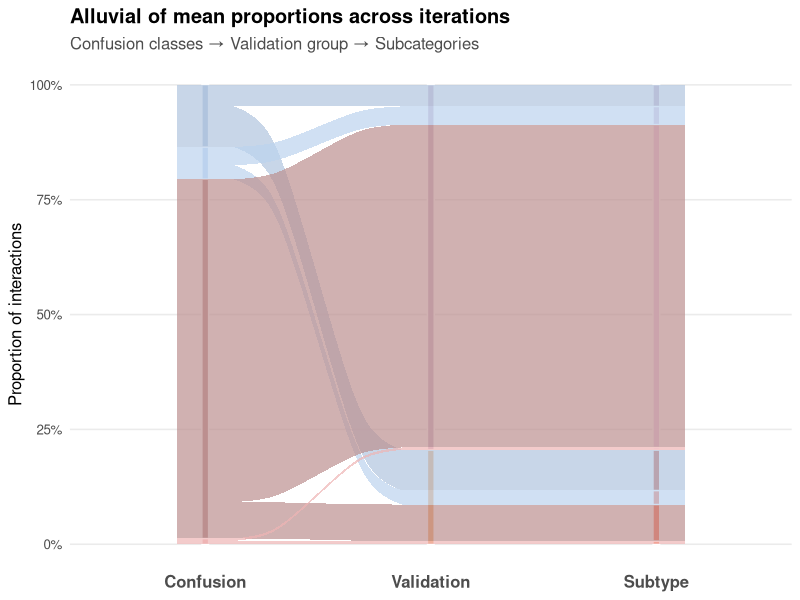
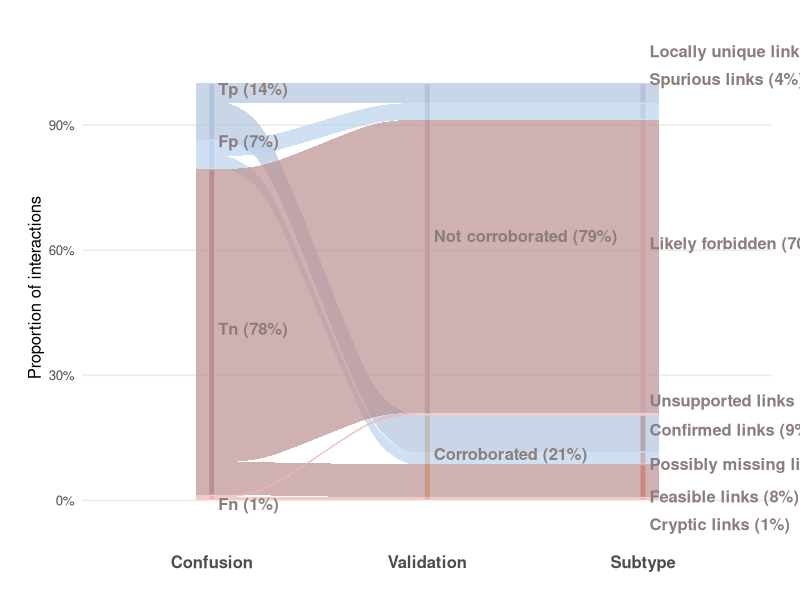
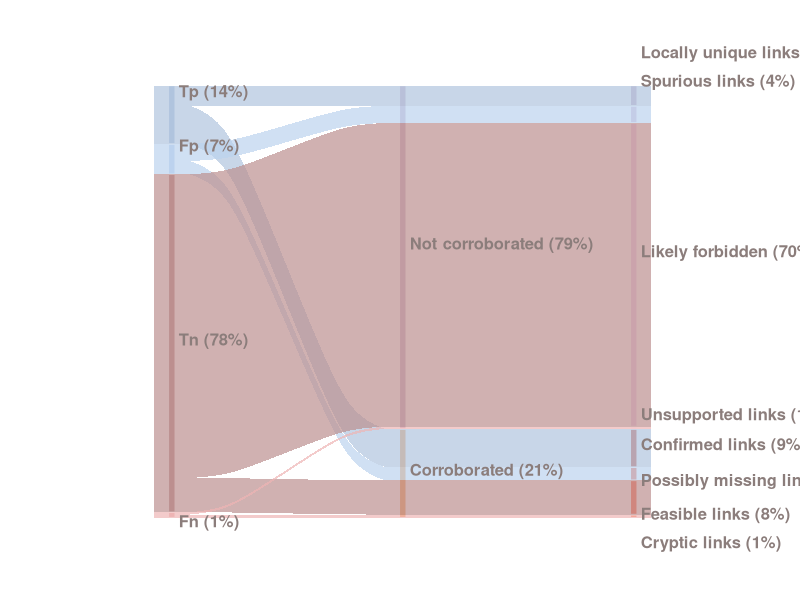
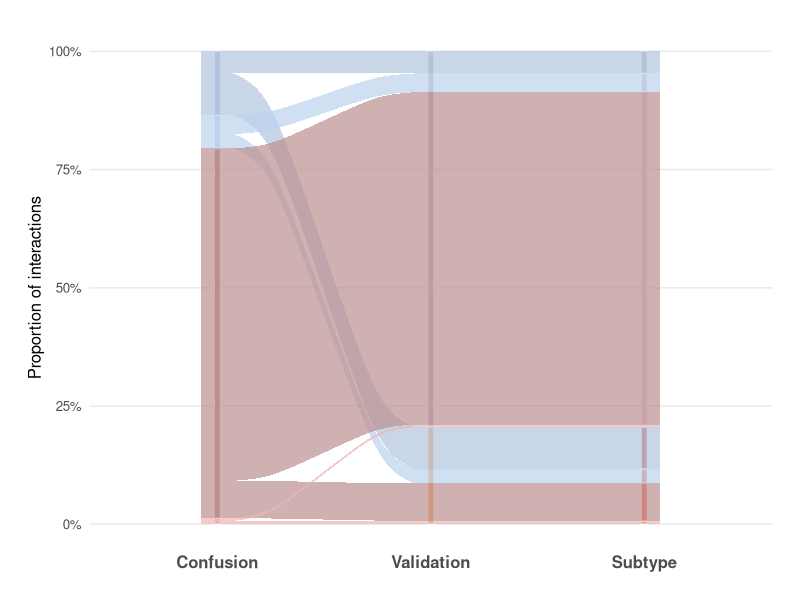
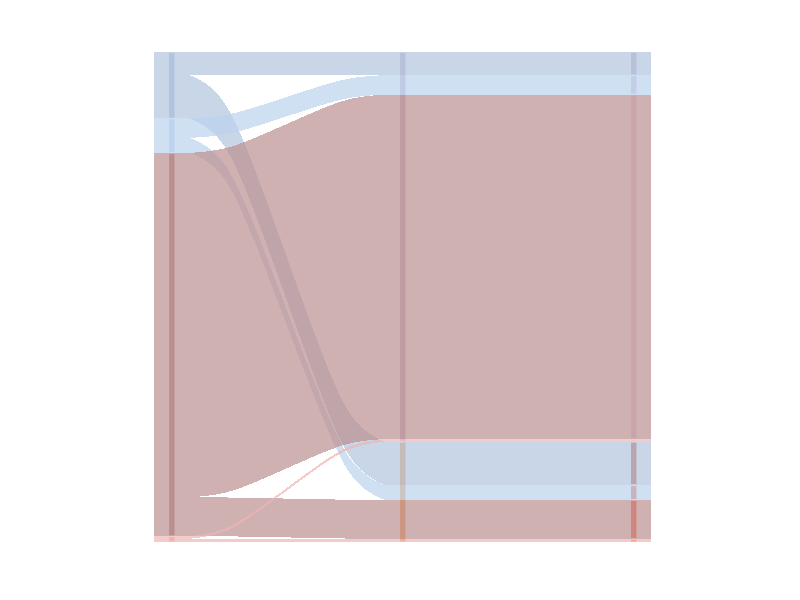

Generate these figures, in order, with R:
# ---- cross method analysis ----
# here we corroborate predictions produced by Barry's application using data from the 
# same plant-frugivore network in Spain that was samples using two different 
# methods.

library(dplyr)
library(readr)
library(tibble)
library(tidyr)
library(stringr)
library(ggplot2)
library(ggalluvial)
library(scales)

# remove 20% of the same links in two methods, maybe repeat 50 times 

setwd("~/Documents/github/LP_validation/results/cross_method_results")

# read the two prediction tables. i tried 2 versions: predicting with 20% and 40% link withholding.
mist_nets <- read_csv("hr_mn_40per_prediction_results.csv", show_col_types = FALSE) %>%
  mutate(method = "mist_nets") # m1

observations <- read_csv("hr_obs_40per_prediction_results.csv", show_col_types = FALSE) %>%
  mutate(method = "observations") # m2

## ---- finding missing links using cross-method corroboration ----
# find interactions that are FP in method1 but TP in method2
# the problem is that it's not consistent
fp_to_tp <- mist_nets %>%
  select(higher_level, lower_level, confusion, probability, classification, ground_truth, link) %>%
  rename(confusion_m1 = confusion,
         probability_m1 = probability,
         classification_m1 = classification,
         ground_truth_m1 = ground_truth,
         link_m1 = link) %>%
  inner_join(
    observations %>%
      select(higher_level, lower_level, confusion, probability, classification, ground_truth, link) %>%
      rename(confusion_m2 = confusion,
             probability_m2 = probability,
             classification_m2 = classification,
             ground_truth_m2 = ground_truth,
             link_m2 = link),
    by = c("higher_level", "lower_level")
  ) %>%
  filter(confusion_m1 == "FP", confusion_m2 == "TP")

fp_to_tp # 2 missing links found!
nrow(fp_to_tp)
# write_csv(fp_to_tp, "FP_in_mistnets_TP_in_observations_40per.csv")

# now vise versa
fp_to_tp2 <- observations %>%
  select(higher_level, lower_level, confusion, probability, classification, ground_truth, link) %>%
  rename(confusion_m2 = confusion,
         probability_m2 = probability,
         classification_m2 = classification,
         ground_truth_m2 = ground_truth,
         link_m2 = link) %>%
  inner_join(
    mist_nets %>%
      select(higher_level, lower_level, confusion, probability, classification, ground_truth, link) %>%
      rename(confusion_m1 = confusion,
             probability_m1 = probability,
             classification_m1 = classification,
             ground_truth_m1 = ground_truth,
             link_m1 = link),
    by = c("higher_level", "lower_level")
  ) %>%
  filter(confusion_m2 == "FP", confusion_m1 == "TP")

fp_to_tp2
nrow(fp_to_tp2) # additional missing links found!
# write_csv(fp_to_tp2, "FP_in_observations_TP_in_mistnets_40per.csv")

## ---- full alluvial analysis ----
# withhold the same 20% of links from the two networks
set.seed(42)

# # read matrices
# mistnets_matrix <- read_csv("hr_mn.csv", show_col_types = FALSE)
# observations_matrix <- read_csv("hr_obs.csv", show_col_types = FALSE)
# 
# # check their species are identical
# identical(rownames(mistnets_matrix), rownames(observations_matrix))
# identical(colnames(mistnets_matrix), colnames(observations_matrix))
# dim(mistnets_matrix)
# dim(observations_matrix)
# 
# # keep row names
# rownames(mistnets_matrix) <- mistnets_matrix$AASPECIES
# rownames(observations_matrix) <- observations_matrix$AASPECIES
# 
# mistnets_matrix <- mistnets_matrix %>% select(-AASPECIES)
# observations_matrix <- observations_matrix %>% select(-AASPECIES)
# 
# # find all existing links (non-zero)
# # logical matrix: TRUE only where both have a link
# common_links <- (mistnets_matrix > 0) & (observations_matrix > 0)
# 
# # convert to long format
# common_links_long <- as.data.frame(as.table(common_links)) %>%
#   filter(Freq) %>%
#   rename(
#     lower_level = Var1,
#     higher_level = Var2
#   )
# 
# # randomly select 20% of shared links
# set.seed(42)
# 
# n_remove <- ceiling(0.2 * nrow(common_links_long))
# 
# links_removed <- common_links_long %>%
#   slice_sample(n = n_remove)
# 
# # remove same links from both matrices
# mistnets_removed <- mistnets_matrix
# observations_removed <- observations_matrix
# 
# for (i in seq_len(nrow(links_removed))) {
#   mistnets_removed[
#     links_removed$lower_level[i],
#     links_removed$higher_level[i]
#   ] <- 0
#   
#   observations_removed[
#     links_removed$lower_level[i],
#     links_removed$higher_level[i]
#   ] <- 0
# }

## ---- no link withholding ----
mist_nets_predictions <- read_csv("hr_mn_no_withholding_prediction_results.csv", show_col_types = FALSE)
observation_predictions <- read_csv("hr_obs_no_withholding_prediction_results.csv", show_col_types = FALSE)

mist_nets_predictions <- mist_nets_predictions %>% mutate(method = "method1")
observation_predictions <- observation_predictions %>% mutate(method = "method2")

df_all <- bind_rows(mist_nets_predictions, observation_predictions) %>%
  mutate(
    interaction_id = paste(higher_level, lower_level, sep = "___")
  )

# compute “observation across methods” flags
obs_counts <- df_all %>%
  group_by(interaction_id) %>%
  summarise(
    n_obs_total = sum(ground_truth == 1),
    .groups = "drop"
  )

# flag links per method
df_flagged <- df_all %>%
  left_join(obs_counts, by = "interaction_id") %>%
  mutate(
    original_binary = ground_truth,
    predicted_bin   = classification,
    
    is_all_zero   = n_obs_total == 0,
    is_unique     = n_obs_total == 1,
    is_shared     = n_obs_total >= 2,  # with 2 methods, this means == 2
    obs_elsewhere = (n_obs_total - (original_binary == 1)) >= 1,
    
    validation = ifelse(obs_elsewhere, "Corroborated", "Not corroborated")
  )

# classify links
df_categorized <- df_flagged %>%
  mutate(
    link_category = case_when(
      # observed in only this method
      is_unique   & original_binary == 1 & predicted_bin == 1 ~ "locally_unique_links", # method specific links
      is_unique   & original_binary == 1 & predicted_bin == 0 ~ "unsupported_links",
      
      # observed in both methods
      is_shared   & original_binary == 1 & predicted_bin == 1 ~ "confirmed_links", # recurrent
      is_shared   & original_binary == 1 & predicted_bin == 0 ~ "cryptic_links",
      
      # observed nowhere
      is_all_zero & original_binary == 0 & predicted_bin == 0 ~ "likely_forbidden",
      is_all_zero & original_binary == 0 & predicted_bin == 1 ~ "spurious_links",
      
      # observed in the other method only
      obs_elsewhere & original_binary == 0 & predicted_bin == 0 ~ "feasible_links",
      obs_elsewhere & original_binary == 0 & predicted_bin == 1 ~ "possibly_missing_links",
      
      TRUE ~ "unclassified"
    )
  ) 

# add evaluation classes
df_categorized <- df_categorized %>%
  mutate(
    confusion = case_when(
      original_binary == 1 & predicted_bin == 1 ~ "TP",
      original_binary == 1 & predicted_bin == 0 ~ "FN",
      original_binary == 0 & predicted_bin == 1 ~ "FP",
      original_binary == 0 & predicted_bin == 0 ~ "TN",
      TRUE ~ "UNK"
    )
  )

# summary table for plot
summary_tbl <- df_categorized %>%
  filter(link_category != "unclassified", confusion != "UNK") %>%
  count(method, confusion, validation, link_category, name = "value")

## ---- alluvial plot ----
# make an alluvial plot
method_to_plot <- "method2"  # we can change to "method2"

summary_tbl1 <- summary_tbl %>%
  filter(method == method_to_plot)

cat_means <- summary_tbl %>%
  filter(method == method_to_plot) %>%
  group_by(link_category) %>%
  summarise(value = sum(value), .groups = "drop") %>%
  tibble::deframe()   # named vector: names are link_category

# a helper for the plot
get_mean <- function(nm) if (nm %in% names(cat_means)) unname(cat_means[[nm]]) else 0

# set flows
flows_tbl <- summary_tbl1 %>%
  mutate(
    L1 = confusion,
    L2 = validation,
    L3 = link_category
  ) %>%
  select(method, L1, L2, L3, value) %>%
  group_by(method, L1, L2, L3) %>%
  summarise(value = sum(value), .groups = "drop") %>%
  group_by(method) %>%
  mutate(
    total_confusion = sum(value),
    prop = ifelse(total_confusion > 0, value / total_confusion, 0),
    alluvium_id = paste(L1, L3, sep = "⟂")
  ) %>%
  ungroup()

# Aesthetics — tweak these as you like
col_confusion <- c(
  "TP"="lightsteelblue","FP"="lightsteelblue2","TN"="rosybrown","FN"="rosybrown2"
)
col_validation <- c(
  "Corroborated"="sandybrown","Not corroborated"="thistle3"
)
col_subcats <- c(
  "confirmed_links"="coral3","locally_unique_links"="thistle3",
  "cryptic_links"="coral","unsupported_links"="thistle1",
  "possibly_missing_links"="coral2","spurious_links"="thistle",
  "feasible_links"="coral1","likely_forbidden"="thistle2"
)
stratum_fill <- c(col_confusion, col_validation, col_subcats)

flow_alpha <- 0.7     # flow transparency
flow_colour <- NA      # outline color for flows; e.g., "grey30" to draw borders
stratum_label_size <- 4

# Choose whether to plot mean counts or proportions:
metric <- "prop"  # set to "value" for raw mean counts

# Prepare "lodes" format for 3 axes and KEEP alluvium_id
flows_long <- flows_tbl %>%
  select(L1, L2, L3, value, prop, alluvium_id) %>%
  pivot_longer(cols = c(L1, L2, L3),
               names_to = "axis", values_to = "stratum") %>%
  mutate(
    axis = recode(axis, L1="Confusion", L2="Validation", L3="Subtype"),
    axis = factor(axis, levels = c("Confusion","Validation","Subtype"))
  )

# Pretty labels for strata
stratum_labeller <- function(x) {
  x %>% str_replace_all("_", " ") %>% str_to_sentence()
}

## -------- choose your orders here --------
order_confusion  <- c("TP", "FP", "TN", "FN")                 # LEFT column order
order_validation <- c("Not corroborated", "Corroborated") # MIDDLE column order
order_subtypes   <- c(                                       # RIGHT column order
  "locally_unique_links", "spurious_links",
  "likely_forbidden", "unsupported_links",
  "confirmed_links", "possibly_missing_links",
  "feasible_links", "cryptic_links"
)

# Rebuild flows_long with your custom orders applied
flows_long <- flows_tbl %>%
  select(L1, L2, L3, value, prop, alluvium_id) %>%
  tidyr::pivot_longer(c(L1, L2, L3), names_to = "axis", values_to = "stratum") %>%
  dplyr::mutate(
    axis = dplyr::recode(axis, L1 = "Confusion", L2 = "Validation", L3 = "Subtype"),
    # make stratum a factor with the order you chose, depending on axis
    stratum = dplyr::case_when(
      axis == "Confusion"  ~ factor(stratum, levels = order_confusion),
      axis == "Validation" ~ factor(stratum, levels = order_validation),
      axis == "Subtype"    ~ factor(stratum, levels = order_subtypes),
      TRUE ~ factor(stratum)
    ),
    # also lock the axis order (left -> middle -> right)
    axis = factor(axis, levels = c("Confusion", "Validation", "Subtype"))
  )

gg <- ggplot(
  flows_long,
  aes(x = axis,
      stratum = stratum,
      alluvium = alluvium_id,
      y = .data[[metric]],
      fill = stratum)
) +
  geom_stratum(width = 0.03, color = "white") +
  geom_alluvium(color = flow_colour, alpha = flow_alpha, width = 0.25) +
  scale_fill_manual(values = stratum_fill, guide = "none") +
  scale_y_continuous(labels = if (metric=="prop") percent_format(accuracy = 1) else label_number_si()) +
  labs(
    title = if (metric=="prop") "Alluvial of mean proportions across iterations"
    else "Alluvial of mean counts across iterations",
    subtitle = "Confusion classes → Validation group → Subcategories",
    x = NULL, y = if (metric=="prop") "Proportion of interactions" else "Mean count"
  ) +
  theme_minimal(base_size = 12) +
  theme(
    panel.grid.major.x = element_blank(),
    panel.grid.minor = element_blank(),
    axis.text.x = element_text(size = 12, face = "bold"),
    plot.title = element_text(face = "bold"),
    plot.subtitle = element_text(color = "grey30")
  )

gg

bg_col <- "white"   # or "#F7F4EF" or whatever your panel background is

gg <- ggplot(
  flows_long,
  aes(x = axis,
      stratum = stratum,
      alluvium = alluvium_id,
      y = .data[[metric]],
      fill = stratum)
) +
  # 2) Wide "mask" strata: same width as flows, fill = background,
  #    so they trim the flows exactly at the axis
  geom_stratum(
    width  = 0.02,
    color  = NA,
    fill   = bg_col,
    alpha  = 1
  ) +
  
  # 3) Narrow visible strata on top
  geom_stratum(
    width = 0.03,
    color = "white"
  ) +
  # 1) Flows first
  geom_alluvium(
    color = flow_colour,
    alpha = flow_alpha,
    width = 0.15,
    knot.pos = 0.2
  ) +
  
  scale_fill_manual(values = stratum_fill, guide = "none") +
  scale_y_continuous(
    labels = if (metric == "prop") percent_format(accuracy = 1)
    else label_number_si()
  ) +
  labs(
    title    = if (metric=="prop") "Alluvial of mean proportions across iterations"
    else "Alluvial of mean counts across iterations",
    subtitle = "Confusion classes → Validation group → Subcategories",
    x = NULL,
    y = if (metric=="prop") "Proportion of interactions" else "Mean count"
  ) +
  theme_minimal(base_size = 12) +
  theme(
    panel.grid.major.x = element_blank(),
    panel.grid.minor   = element_blank(),
    axis.text.x        = element_text(size = 12, face = "bold"),
    plot.title         = element_text(face = "bold"),
    plot.subtitle      = element_text(color = "grey30")
  )


# totals per stratum (for % text)
stratum_totals <- flows_long %>%
  dplyr::group_by(axis, stratum) %>%
  dplyr::summarise(val = sum(.data[[metric]]), .groups = "drop") %>%
  dplyr::mutate(stratum_chr = as.character(stratum))

# build one hidden stratum layer to grab box geometry (same width as above: 0.25)
tmp_build <- ggplot_build(
  ggplot(flows_long,
         aes(x = axis, stratum = stratum, alluvium = alluvium_id, y = .data[[metric]])) +
    geom_stratum(width = 0.03, color = NA)
)

geo <- as.data.frame(tmp_build$data[[1]])
ax_levels <- levels(flows_long$axis)

# midpoints and axis name for each stratum box
label_geom <- geo %>%
  dplyr::transmute(
    x_mid       = (xmin + xmax)/2,
    y_mid       = (ymin + ymax)/2,
    stratum_chr = as.character(stratum),
    axis        = ax_levels[pmax(1, pmin(length(ax_levels), round((xmin + xmax)/2)))]
  )

# join values + geometry, build the two-line label strings
label_df <- dplyr::left_join(
  stratum_totals,
  label_geom,
  by = c("axis","stratum_chr")
) %>%
  dplyr::mutate(
    name_txt = stratum_chr %>% stringr::str_replace_all("_"," ") %>% stringr::str_to_sentence(),
    pct_txt  = if (metric == "prop") scales::percent(val, accuracy = 1)
    else scales::label_number_si()(val)
  )

# tweakable label settings
label_nudge_x   <- 0.03                                 # push labels to the right of each box
label_nudge_y   <- 0.05  
y_off           <- 0.5 * diff(range(flows_long[[metric]], na.rm = TRUE))  # vertical gap for % line
name_size       <- 4.2
pct_size        <- 3.6
font_family     <- ""                                     # "" = default device font
label_color_map <- c("Confusion"="mistyrose4","Validation"="mistyrose4","Subtype"="mistyrose4")

label_df <- label_df %>%
  mutate(
    label_final = paste0(name_txt, " (", pct_txt, ")")
  )

gg <- gg +
  geom_text(
    data = label_df,
    inherit.aes = FALSE,
    aes(x = x_mid + label_nudge_x, y = y_mid, label = label_final, color = axis),
    fontface = "bold",
    size = name_size,
    family = font_family,
    hjust = 0
  ) +
  scale_color_manual(values = label_color_map, guide = "none") +
  coord_cartesian(clip = "off")

gg <- ggplot(
  flows_long,
  aes(x = axis,
      stratum = stratum,
      alluvium = alluvium_id,
      y = .data[[metric]],
      fill = stratum)
) +
  # 2) Wide "mask" strata: same width as flows, fill = background,
  #    so they trim the flows exactly at the axis
  geom_stratum(
    width  = 0.02,
    color  = NA,
    fill   = bg_col,
    alpha  = 1
  ) +
  
  # 3) Narrow visible strata on top
  geom_stratum(
    width = 0.03,
    color = "white"
  ) +
  
  # 1) Flows
  geom_alluvium(
    color    = flow_colour,
    alpha    = flow_alpha,
    width    = 0.15,
    knot.pos = 0.2
  ) +
  
  scale_fill_manual(values = stratum_fill, guide = "none") +
  scale_y_continuous(
    labels = if (metric == "prop") percent_format(accuracy = 1)
    else label_number_si()
  ) +
  labs(
    title    = NULL,   # remove title
    subtitle = NULL,   # remove subtitle
    x = NULL,
    y = if (metric == "prop") "Proportion of interactions" else "Mean count"
  ) +
  theme_minimal(base_size = 12) +
  theme(
    panel.grid.major.x = element_blank(),
    panel.grid.minor   = element_blank(),
    axis.text.x        = element_text(size = 12, face = "bold"),
    plot.title         = element_text(face = "bold"),
    plot.subtitle      = element_text(color = "grey30")
  )

# range for vertical offsets
yr <- diff(range(flows_long[[metric]], na.rm = TRUE))

# total value per stratum per axis
stratum_totals <- flows_long %>%
  dplyr::group_by(axis, stratum) %>%
  dplyr::summarise(val = sum(.data[[metric]]), .groups = "drop") %>%
  dplyr::mutate(stratum_chr = as.character(stratum))

# build a hidden stratum layer to get box geometry
tmp_build <- ggplot_build(
  ggplot(flows_long,
         aes(x = axis,
             stratum = stratum,
             alluvium = alluvium_id,
             y = .data[[metric]])) +
    geom_stratum(width = 0.03, color = NA)
)

geo <- as.data.frame(tmp_build$data[[1]])
ax_levels <- levels(flows_long$axis)

# midpoints and axis name for each stratum box
label_geom <- geo %>%
  dplyr::transmute(
    x_mid       = (xmin + xmax)/2,
    y_mid       = (ymin + ymax)/2,
    stratum_chr = as.character(stratum),
    axis        = ax_levels[round(x)]  # map numeric x back to axis factor
  )

# join values + geometry, build label text and vertically stagger labels
label_df <- dplyr::left_join(
  stratum_totals,
  label_geom,
  by = c("axis", "stratum_chr")
) %>%
  dplyr::mutate(
    name_txt = stratum_chr %>%
      stringr::str_replace_all("_", " ") %>%
      stringr::str_to_sentence(),
    pct_txt  = if (metric == "prop") scales::percent(val, accuracy = 1)
    else scales::label_number_si()(val),
    label_final = paste0(name_txt, " (", pct_txt, ")")
  ) %>%
  dplyr::arrange(axis, y_mid) %>%
  dplyr::group_by(axis) %>%
  dplyr::mutate(
    # stagger labels within each axis to reduce overlap
    label_y = y_mid + (row_number() - mean(row_number())) * (0.033 * yr)
  ) %>%
  dplyr::ungroup()

label_nudge_x <- 0.03   # adjust if you want labels further right
label_nudge_y <- 0.02

gg <- gg +
  geom_text(
    data = label_df,
    inherit.aes = FALSE,
    aes(x = x_mid + label_nudge_x,
        y = label_y + label_nudge_y,
        label = label_final,
        color = axis),
    fontface = "bold",
    size     = name_size,
    family   = font_family,
    hjust    = 0
  ) +
  scale_color_manual(values = label_color_map, guide = "none") +
  coord_cartesian(clip = "off") +
  theme(
    plot.margin = margin(20, 20, 20, 20)   # room on the right for labels
  )

gg

gg <- gg +
  theme_minimal(base_size = 16) +
  theme(
    panel.grid = element_blank(),
    axis.text = element_blank(),     # remove tick labels
    axis.ticks = element_blank(),    # remove tick marks
    axis.title = element_blank(),    # remove axis titles
    axis.line = element_blank(),     # remove axis lines
    plot.title = element_text(face = "bold"),
    plot.subtitle = element_text(color = "grey30"),
    plot.margin = margin(20, 20, 20, 20)  # keep right margin for labels
  )

gg

# no label version:

gg <- ggplot(
  flows_long,
  aes(x = axis,
      stratum = stratum,
      alluvium = alluvium_id,
      y = .data[[metric]],
      fill = stratum)
) +
  geom_stratum(width = 0.03, color = "white") +
  geom_alluvium(color = flow_colour, alpha = flow_alpha, width = 0.25) +
  scale_fill_manual(values = stratum_fill, guide = "none") +
  scale_y_continuous(labels = if (metric=="prop") percent_format(accuracy = 1) else label_number_si()) +
  labs(
    title = if (metric=="prop") "Alluvial of mean proportions across iterations"
    else "Alluvial of mean counts across iterations",
    subtitle = "Confusion classes → Validation group → Subcategories",
    x = NULL, y = if (metric=="prop") "Proportion of interactions" else "Mean count"
  ) +
  theme_minimal(base_size = 12) +
  theme(
    panel.grid.major.x = element_blank(),
    panel.grid.minor = element_blank(),
    axis.text.x = element_text(size = 12, face = "bold"),
    plot.title = element_text(face = "bold"),
    plot.subtitle = element_text(color = "grey30")
  )

bg_col <- "white"   # or "#F7F4EF" or whatever your panel background is

gg <- ggplot(
  flows_long,
  aes(x = axis,
      stratum = stratum,
      alluvium = alluvium_id,
      y = .data[[metric]],
      fill = stratum)
) +
  # 2) Wide "mask" strata: same width as flows, fill = background,
  #    so they trim the flows exactly at the axis
  geom_stratum(
    width  = 0.02,
    color  = NA,
    fill   = bg_col,
    alpha  = 1
  ) +
  
  # 3) Narrow visible strata on top
  geom_stratum(
    width = 0.03,
    color = "white"
  ) +
  # 1) Flows first
  geom_alluvium(
    color = flow_colour,
    alpha = flow_alpha,
    width = 0.15,
    knot.pos = 0.2
  ) +
  
  scale_fill_manual(values = stratum_fill, guide = "none") +
  scale_y_continuous(
    labels = if (metric == "prop") percent_format(accuracy = 1)
    else label_number_si()
  ) +
  labs(
    title    = if (metric=="prop") "Alluvial of mean proportions across iterations"
    else "Alluvial of mean counts across iterations",
    subtitle = "Confusion classes → Validation group → Subcategories",
    x = NULL,
    y = if (metric=="prop") "Proportion of interactions" else "Mean count"
  ) +
  theme_minimal(base_size = 12) +
  theme(
    panel.grid.major.x = element_blank(),
    panel.grid.minor   = element_blank(),
    axis.text.x        = element_text(size = 12, face = "bold"),
    plot.title         = element_text(face = "bold"),
    plot.subtitle      = element_text(color = "grey30")
  )


# totals per stratum (for % text)
stratum_totals <- flows_long %>%
  dplyr::group_by(axis, stratum) %>%
  dplyr::summarise(val = sum(.data[[metric]]), .groups = "drop") %>%
  dplyr::mutate(stratum_chr = as.character(stratum))

# build one hidden stratum layer to grab box geometry (same width as above: 0.25)
tmp_build <- ggplot_build(
  ggplot(flows_long,
         aes(x = axis, stratum = stratum, alluvium = alluvium_id, y = .data[[metric]])) +
    geom_stratum(width = 0.03, color = NA)
)

geo <- as.data.frame(tmp_build$data[[1]])
ax_levels <- levels(flows_long$axis)

# midpoints and axis name for each stratum box
label_geom <- geo %>%
  dplyr::transmute(
    x_mid       = (xmin + xmax)/2,
    y_mid       = (ymin + ymax)/2,
    stratum_chr = as.character(stratum),
    axis        = ax_levels[pmax(1, pmin(length(ax_levels), round((xmin + xmax)/2)))]
  )

# join values + geometry, build the two-line label strings
label_df <- dplyr::left_join(
  stratum_totals,
  label_geom,
  by = c("axis","stratum_chr")
) %>%
  dplyr::mutate(
    name_txt = stratum_chr %>% stringr::str_replace_all("_"," ") %>% stringr::str_to_sentence(),
    pct_txt  = if (metric == "prop") scales::percent(val, accuracy = 1)
    else scales::label_number_si()(val)
  )

# tweakable label settings
label_nudge_x   <- 0.03                                 # push labels to the right of each box
label_nudge_y   <- 0.05  
y_off           <- 0.5 * diff(range(flows_long[[metric]], na.rm = TRUE))  # vertical gap for % line
name_size       <- 4.2
pct_size        <- 3.6
font_family     <- ""                                     # "" = default device font
label_color_map <- c("Confusion"="mistyrose4","Validation"="mistyrose4","Subtype"="mistyrose4")

label_df <- label_df %>%
  mutate(
    label_final = paste0(name_txt, " (", pct_txt, ")")
  )

gg <- gg +
  # geom_text(
  #   data = label_df,
  #   inherit.aes = FALSE,
  #   aes(x = x_mid + label_nudge_x, y = y_mid, label = label_final, color = axis),
  #   fontface = "bold",
  #   size = name_size,
  #   family = font_family,
  #   hjust = 0
  # ) +
  scale_color_manual(values = label_color_map, guide = "none") +
  coord_cartesian(clip = "off")

gg <- ggplot(
  flows_long,
  aes(x = axis,
      stratum = stratum,
      alluvium = alluvium_id,
      y = .data[[metric]],
      fill = stratum)
) +
  # 2) Wide "mask" strata: same width as flows, fill = background,
  #    so they trim the flows exactly at the axis
  geom_stratum(
    width  = 0.02,
    color  = NA,
    fill   = bg_col,
    alpha  = 1
  ) +
  
  # 3) Narrow visible strata on top
  geom_stratum(
    width = 0.03,
    color = "white"
  ) +
  
  # 1) Flows
  geom_alluvium(
    color    = flow_colour,
    alpha    = flow_alpha,
    width    = 0.15,
    knot.pos = 0.2
  ) +
  
  scale_fill_manual(values = stratum_fill, guide = "none") +
  scale_y_continuous(
    labels = if (metric == "prop") percent_format(accuracy = 1)
    else label_number_si()
  ) +
  labs(
    title    = NULL,   # remove title
    subtitle = NULL,   # remove subtitle
    x = NULL,
    y = if (metric == "prop") "Proportion of interactions" else "Mean count"
  ) +
  theme_minimal(base_size = 12) +
  theme(
    panel.grid.major.x = element_blank(),
    panel.grid.minor   = element_blank(),
    axis.text.x        = element_text(size = 12, face = "bold"),
    plot.title         = element_text(face = "bold"),
    plot.subtitle      = element_text(color = "grey30")
  )

# range for vertical offsets
yr <- diff(range(flows_long[[metric]], na.rm = TRUE))

# total value per stratum per axis
stratum_totals <- flows_long %>%
  dplyr::group_by(axis, stratum) %>%
  dplyr::summarise(val = sum(.data[[metric]]), .groups = "drop") %>%
  dplyr::mutate(stratum_chr = as.character(stratum))

# build a hidden stratum layer to get box geometry
tmp_build <- ggplot_build(
  ggplot(flows_long,
         aes(x = axis,
             stratum = stratum,
             alluvium = alluvium_id,
             y = .data[[metric]])) +
    geom_stratum(width = 0.03, color = NA)
)

geo <- as.data.frame(tmp_build$data[[1]])
ax_levels <- levels(flows_long$axis)

# midpoints and axis name for each stratum box
label_geom <- geo %>%
  dplyr::transmute(
    x_mid       = (xmin + xmax)/2,
    y_mid       = (ymin + ymax)/2,
    stratum_chr = as.character(stratum),
    axis        = ax_levels[round(x)]  # map numeric x back to axis factor
  )

# join values + geometry, build label text and vertically stagger labels
label_df <- dplyr::left_join(
  stratum_totals,
  label_geom,
  by = c("axis", "stratum_chr")
) %>%
  dplyr::mutate(
    name_txt = stratum_chr %>%
      stringr::str_replace_all("_", " ") %>%
      stringr::str_to_sentence(),
    pct_txt  = if (metric == "prop") scales::percent(val, accuracy = 1)
    else scales::label_number_si()(val),
    label_final = paste0(name_txt, " (", pct_txt, ")")
  ) %>%
  dplyr::arrange(axis, y_mid) %>%
  dplyr::group_by(axis) %>%
  dplyr::mutate(
    # stagger labels within each axis to reduce overlap
    label_y = y_mid + (row_number() - mean(row_number())) * (0.033 * yr)
  ) %>%
  dplyr::ungroup()

label_nudge_x <- 0.03   # adjust if you want labels further right
label_nudge_y <- 0.02

gg <- gg +
  # geom_text(
  #   data = label_df,
  #   inherit.aes = FALSE,
  #   aes(x = x_mid + label_nudge_x,
  #       y = label_y + label_nudge_y,
  #       label = label_final,
  #       color = axis),
  #   fontface = "bold",
  #   size     = name_size,
  #   family   = font_family,
  #   hjust    = 0
# ) +
scale_color_manual(values = label_color_map, guide = "none") +
  coord_cartesian(clip = "off") +
  theme(
    plot.margin = margin(20, 20, 20, 20)   # room on the right for labels
  )

gg

gg <- gg +
  theme_minimal(base_size = 16) +
  theme(
    panel.grid = element_blank(),
    axis.text = element_blank(),     # remove tick labels
    axis.ticks = element_blank(),    # remove tick marks
    axis.title = element_blank(),    # remove axis titles
    axis.line = element_blank(),     # remove axis lines
    plot.title = element_text(face = "bold"),
    plot.subtitle = element_text(color = "grey30"),
    plot.margin = margin(20, 20, 20, 20)  # keep right margin for labels
  )

gg

# 
# # summary table
# final_table_summary <- df_categorized %>%
#   group_by(Category) %>%
#   summarise(
#     mean = mean(Count), sd = sd(Count),
#     min = min(Count), max = max(Count),
#     .groups = "drop"
#   ) %>%
#   arrange(Category)

# and a heatmap marking where are the missing links

## ---- venn ----
